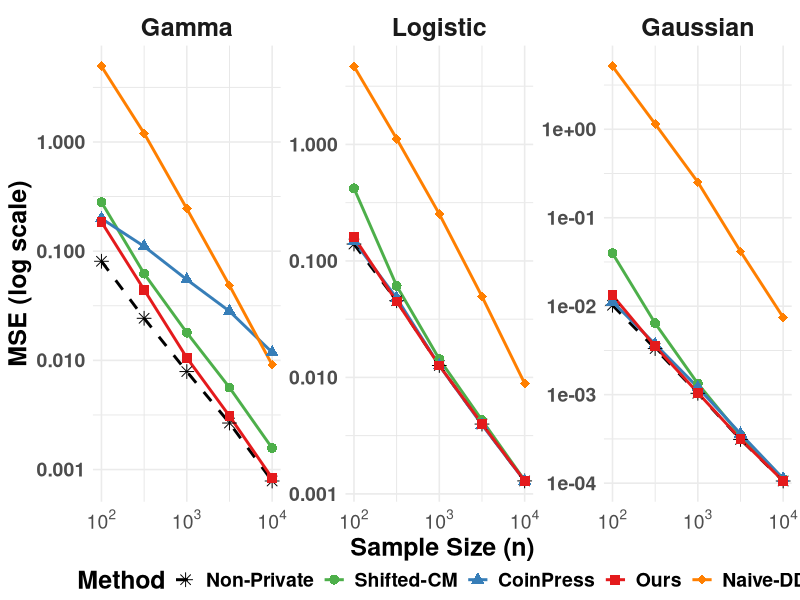
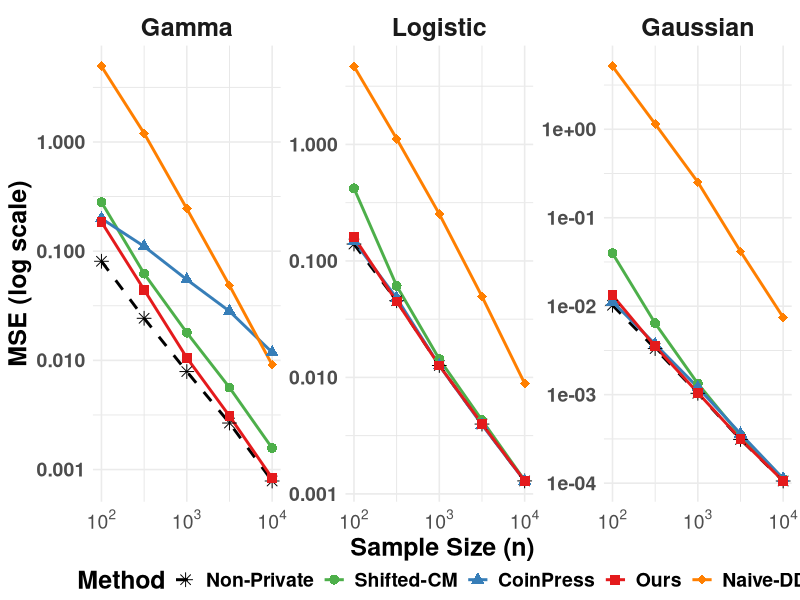

R code for these plots, in order:
# Comprehensive Comparison of Five Private Mean Estimation Methods
# Under GDP on One-Dimensional Data with Varying Sample Sizes
# 
# Methods compared:
# 0. Non-Private (Sample Mean) - Baseline
# 1. Shifted-Clipped-Mean (GDP) - Instance-optimal from Huang et al.
# 2. CoinPress (MVMRec_GDP) - Iterative confidence ball refinement
# 3. DP-MeanEst - Adaptive quantile-based method
# 4. Naive Data-Dependent - Simple baseline
#
# Test distributions: Gamma, Logistic, Gaussian
# Metric: Mean Squared Error (MSE)
# Sample sizes: 10^2, 10^2.5, 10^3, 10^3.5, 10^4

library(MASS)
library(ggplot2)

# ============================================================================
# LOAD ALL METHODS (same as before)
# ============================================================================

# --- Shifted-Clipped-Mean GDP (1D simplified version) ---
simple_clipped_mean_1d_gdp <- function(D, C, mu) {
  n <- length(D)
  D_clipped <- pmax(pmin(D, C), -C)
  empirical_mean <- mean(D_clipped)
  noise_scale <- (2 * C / n) / mu
  noise <- rnorm(1, mean = 0, sd = noise_scale)
  return(empirical_mean + noise)
}

simple_quantile_gdp <- function(D, q, mu) {
  n <- length(D)
  D_sorted <- sort(D)
  m <- ceiling(n * q)
  m <- max(1, min(m, n))
  empirical_q <- D_sorted[m]
  data_range <- diff(range(D))
  sensitivity <- data_range / sqrt(n)
  noise_scale <- sensitivity / mu
  noise <- rnorm(1, mean = 0, sd = noise_scale)
  return(empirical_q + noise)
}

shifted_clipped_mean_1d_simple <- function(D, mu, beta = 0.05) {
  n <- length(D)
  if (n < 10) stop("Need at least 10 samples")
  
  mu_shift <- mu / 3
  mu_clip <- mu / 3
  mu_mean <- mu / 3
  
  median_est <- simple_quantile_gdp(D, 0.5, mu_shift)
  D_shifted <- D - median_est
  abs_shifted <- abs(D_shifted)
  quantile_level <- 1 - 1/sqrt(n * mu_clip)
  quantile_level <- max(0.5, min(0.99, quantile_level))
  
  C <- simple_quantile_gdp(abs_shifted, quantile_level, mu_clip)
  C <- max(abs(C), 0.1)
  
  mean_shifted <- simple_clipped_mean_1d_gdp(D_shifted, C, mu_mean)
  result <- mean_shifted + median_est
  
  return(result)
}

shifted_clipped_mean_1d_gaussian_simple <- function(D, mu, sigma_guess = NULL, beta = 0.05) {
  n <- length(D)
  if (n < 10) stop("Need at least 10 samples")
  
  if (is.null(sigma_guess)) {
    sigma_guess <- mad(D, constant = 1.4826)
  }
  
  k <- sqrt(log(n))
  mu_center <- mu / 3
  mu_clip <- mu / 3
  mu_mean <- mu / 3
  
  center_est <- simple_quantile_gdp(D, 0.5, mu_center)
  D_shifted <- D - center_est
  C <- 3 * sigma_guess + k / sqrt(mu_clip)
  mean_shifted <- simple_clipped_mean_1d_gdp(D_shifted, C, mu_mean)
  result <- mean_shifted + center_est
  
  return(result)
}

# --- CoinPress GDP (Corrected Version) ---
# Helper: Gaussian mechanism
gaussian_mechanism <- function(value, sensitivity, epsilon) {
  # For GDP: noise std = sensitivity / epsilon
  noise_std <- sensitivity / epsilon
  noise <- rnorm(1, mean = 0, sd = noise_std)
  return(value + noise)
}

# Core iterative mean estimation
coinpress.multivariate_mean_iterative <- function(X, c, r, t, rho) {
  if (is.vector(X)) {
    X <- matrix(X, ncol = 1)
  }
  n <- nrow(X)
  d <- ncol(X)
  current_mean <- c
  current_radius <- r
  
  for (i in 1:t) {
    # Center data around current mean
    X_centered <- sweep(X, 2, current_mean, "-")
    
    # Compute norms and clip to current radius
    norms <- sqrt(rowSums(X_centered^2))
    scale_factors <- pmin(1, current_radius / pmax(norms, 1e-10))
    X_clipped <- sweep(X_centered, 1, scale_factors, "*")
    X_clipped <- sweep(X_clipped, 2, current_mean, "+")
    
    # Add noise to mean
    sensitivity <- 2 * current_radius / n
    noisy_mean <- colMeans(X_clipped)
    for (j in 1:d) {
      noisy_mean[j] <- gaussian_mechanism(noisy_mean[j], sensitivity, rho[i])
    }
    
    current_mean <- noisy_mean
    
    # Update radius for next iteration
    if (i < t) {
      current_radius <- current_radius * sqrt(log(n) / n)
    }
  }
  
  return(current_mean)
}

# Main CoinPress mean estimation function
coinpress.meanEst <- function(D, epsilon, budget_split = c(0.1, 0.9), radius = NULL) {
  # CORRECTED: For GDP, epsilon_total^2 = epsilon_1^2 + epsilon_2^2 + ...
  # So if budget_split = c(0.25, 0.75), then:
  # epsilon_1 = sqrt(0.25) * epsilon
  # epsilon_2 = sqrt(0.75) * epsilon
  # Check: epsilon_1^2 + epsilon_2^2 = 0.25*epsilon^2 + 0.75*epsilon^2 = epsilon^2 ✓
  
  if (is.vector(D)) {
    D <- matrix(D, ncol = 1)
  }
  n <- nrow(D)
  d <- ncol(D)
  
  if (is.null(radius)) {
    radius <- 10 * sqrt(d)
  }
  center <- rep(0, d)
  
  # Normalize budget_split to sum to 1
  budget_split <- budget_split / sum(budget_split)
  
  # For GDP: rho[i] = sqrt(budget_split[i]) * epsilon
  rho <- sqrt(budget_split) * epsilon
  
  result <- coinpress.multivariate_mean_iterative(D, center, radius, length(rho), rho)
  if (d == 1) {
    return(as.numeric(result))
  }
  return(result)
}

# --- DP-MeanEst ---
dp.quantile <- function(D, q, epsilon, alpha, a, b, T) {
  if (epsilon <= 0) stop("Privacy budget epsilon must be positive")
  if (alpha <= 2) stop("order must be larger than 2")
  if (q <= 0 || q >= 1) stop("Quantile q must be numeric in (0,1)")
  
  x <- sort(D)
  n <- length(x)
  left <- a
  right <- b
  Z <- rnorm(T, mean = 0, sd = sqrt(T) / epsilon)
  mid <- (left + right) / 2
  
  for (t in 1:T) {
    true_count <- sum(x >= a & x <= mid)
    noisy_count <- true_count + Z[t]
    if (noisy_count < n * q) {
      left <- mid
    } else {
      right <- mid
    }
    mid <- (left + right) / 2
  }
  return(mid)
}

dp.quantile.forTesting <- function(D, q, epsilon, alpha, l_m, u_m, u_s) {
  x <- sort(D)
  n <- length(x)
  if (u_s <= 0) stop("scale must be positive")
  if (u_m - l_m <= 0) stop("search range must be positive")
  
  if (l_m == -Inf) {
    a <- -10*(log(n))^2 - 10
  } else {
    a <- l_m
  }
  
  if (u_m == Inf) {
    b <- 10*(log(n))^2 + 10
  } else {
    b <- u_m
  }
  
  T <- ceiling(log2((b - a) * n^alpha))
  
  if (is.character(q)) {
    q <- tolower(q)
    tau <- min(sqrt(2 * T * log(T / n^(2-alpha))) / epsilon, n/4 - 1)
    if (q == "lower") {
      q <- (tau + 2) / n
    } else if (q == "upper") {
      q <- 1 - ((tau + 1) / n)
    } else {
      stop("If q is character, it must be 'lower' or 'upper'")
    }
  }
  
  if (T < 1) stop("Number of steps T must be naturals")
  if (!is.numeric(q) || q <= 0 || q >= 1) {
    stop("Quantile q must be numeric in (0,1) or 'lower'/'upper'")
  }
  
  dp.quantile(D, q, epsilon, alpha, a, b, T)
}

dp.meanEst <- function(D, dp_info) {
  n <- length(D)
  ep_lowerQuantile <- dp_info$epsilon / log(n)^(1/4)
  ep_upperQuantile <- dp_info$epsilon / log(n)^(1/4)
  ep_meanEst <- dp_info$epsilon * sqrt(1 - 2 / log(n)^(1/2))
  
  dp_lowerQ = 0
  dp_upperQ = 0
  while (dp_lowerQ >= dp_upperQ) {
    dp_lowerQ <- dp.quantile.forTesting(D, dp_info$q[1], ep_lowerQuantile, dp_info$alpha, 
                                        dp_info$l_m, dp_info$u_m, dp_info$u_s)
    dp_upperQ <- dp.quantile.forTesting(D, dp_info$q[2], ep_upperQuantile, dp_info$alpha,
                                        dp_info$l_m, dp_info$u_m, dp_info$u_s)
  }
  
  data_clamped <- pmax(pmin(D, dp_upperQ), dp_lowerQ)
  z_noise <- rnorm(1, mean = 0, sd = (dp_upperQ - dp_lowerQ) / (n * ep_meanEst))
  return(mean(data_clamped) + z_noise)
}

# --- Naive Baseline ---
naive.datadep.mean <- function(D, epsilon) {
  n <- length(D)
  lower <- -10*(log(n))^2 - 10
  upper <- 10*(log(n))^2 + 10
  data_clamped <- pmax(pmin(D, upper), lower)
  sensitivity <- (upper - lower) / n
  z_noise <- rnorm(1, mean = 0, sd = sensitivity / epsilon)
  return(mean(data_clamped) + z_noise)
}

# ============================================================================
# WRAPPER FUNCTIONS
# ============================================================================

shifted_clipped_mean_1d <- function(D, mu, beta = 0.05) {
  result <- shifted_clipped_mean_1d_simple(D, mu, beta)
  return(as.numeric(result))
}

shifted_clipped_mean_1d_gaussian <- function(D, mu, R, sigma_min, sigma_max, beta = 0.05) {
  result <- shifted_clipped_mean_1d_gaussian_simple(D, mu, sigma_guess = sigma_min * 2, beta)
  return(as.numeric(result))
}

coinpress_1d <- function(D, mu_gdp, budget_split = c(0.1, 0.9), radius = NULL) {
  # D is 1D vector, mu_gdp is the GDP parameter (equivalent to epsilon in your notation)
  if (is.null(radius)) {
    # Use data-dependent radius
    data_range <- diff(range(D))
    radius <- max(10, data_range / 2)
  }
  
  result <- coinpress.meanEst(D, epsilon = mu_gdp, budget_split = budget_split, radius = radius)
  return(as.numeric(result))
}

dp_meanest_wrapper <- function(D, mu, alpha = 3) {
  epsilon <- mu 
  dp_info <- list(
    epsilon = epsilon,
    alpha = alpha,
    q = c("lower", "upper"),
    l_m = -Inf,
    u_m = Inf,
    u_s = 10
  )
  
  return(dp.meanEst(D, dp_info))
}

naive_wrapper <- function(D, mu) {
  epsilon <- mu
  return(naive.datadep.mean(D, epsilon))
}

# ============================================================================
# DATA GENERATION FUNCTIONS
# ============================================================================

generate_gamma_data <- function(n, shape = 2, rate = 0.5) {
  data <- rgamma(n, shape = shape, rate = rate)
  true_mean <- shape / rate
  return(list(data = data, true_mean = true_mean, 
              params = list(shape = shape, rate = rate)))
}

generate_logistic_data <- function(n, location = 5, scale = 2) {
  data <- rlogis(n, location = location, scale = scale)
  true_mean <- location
  return(list(data = data, true_mean = true_mean,
              params = list(location = location, scale = scale)))
}

generate_gaussian_data <- function(n, mean = 3, sd = 1) {
  data <- rnorm(n, mean = mean, sd = sd)
  true_mean <- mean
  return(list(data = data, true_mean = true_mean,
              params = list(mean = mean, sd = sd)))
}

# ============================================================================
# COMPARISON FRAMEWORK WITH VARYING SAMPLE SIZES
# ============================================================================

#' Run all four methods on a specific sample size and distribution
#' @param n sample size
#' @param params distribution parameters
#' @param mu_gdp GDP parameter
#' @param distribution_type "gamma", "logistic", or "gaussian"
#' @param n_trials number of independent trials
#' @return data frame with MSE results
compare_methods_single_n <- function(n, params, mu_gdp, distribution_type, n_trials = 50) {
  
  # Storage for squared errors
  se_shifted <- numeric(n_trials)
  se_coinpress <- numeric(n_trials)
  se_dpmeanest <- numeric(n_trials)
  se_naive <- numeric(n_trials)
  se_nonprivate <- numeric(n_trials)
  
  # Run trials
  for (trial in 1:n_trials) {
    
    # Generate fresh data for each trial
    if (distribution_type == "gamma") {
      data_obj <- generate_gamma_data(n, params$shape, params$rate)
    } else if (distribution_type == "logistic") {
      data_obj <- generate_logistic_data(n, params$location, params$scale)
    } else if (distribution_type == "gaussian") {
      data_obj <- generate_gaussian_data(n, params$mean, params$sd)
    }
    
    D <- data_obj$data
    true_mean <- data_obj$true_mean
    
    # Method 0: Non-private (baseline)
    tryCatch({
      est0 <- mean(D)
      se_nonprivate[trial] <- (est0 - true_mean)^2
    }, error = function(e) {
      se_nonprivate[trial] <- NA
    })
    
    # Method 1: Shifted-Clipped-Mean GDP
    tryCatch({
      if (distribution_type == "gaussian") {
        sigma <- params$sd
        R <- abs(true_mean) + 5 * sigma
        sigma_min <- sigma * 0.5
        sigma_max <- sigma * 2
        est1 <- shifted_clipped_mean_1d_gaussian(D, mu_gdp, R, sigma_min, sigma_max)
      } else {
        est1 <- shifted_clipped_mean_1d(D, mu_gdp)
      }
      se_shifted[trial] <- (est1 - true_mean)^2
    }, error = function(e) {
      se_shifted[trial] <- NA
    })
    
    # Method 2: CoinPress GDP
    tryCatch({
      # Use data-dependent radius
      data_range <- diff(range(D))
      radius <- max(10, data_range / 2)
      
      est2 <- coinpress_1d(D, mu_gdp, budget_split = c(0.1, 0.9), radius = radius)
      se_coinpress[trial] <- (est2 - true_mean)^2
    }, error = function(e) {
      se_coinpress[trial] <- NA
    })
    
    # Method 3: DP-MeanEst
    tryCatch({
      est3 <- dp_meanest_wrapper(D, mu_gdp)
      se_dpmeanest[trial] <- (est3 - true_mean)^2
    }, error = function(e) {
      se_dpmeanest[trial] <- NA
    })
    
    # Method 4: Naive Baseline
    tryCatch({
      est4 <- naive_wrapper(D, mu_gdp)
      se_naive[trial] <- (est4 - true_mean)^2
    }, error = function(e) {
      se_naive[trial] <- NA
    })
  }
  
  # Compute MSE for each method
  results <- data.frame(
    n = n,
    distribution = distribution_type,
    method = c("Non-Private", "Shifted-CM-GDP", "CoinPress-GDP", "DP-MeanEst", "Naive-DD"),
    mse = c(
      mean(se_nonprivate, na.rm = TRUE),
      mean(se_shifted, na.rm = TRUE),
      mean(se_coinpress, na.rm = TRUE),
      mean(se_dpmeanest, na.rm = TRUE),
      mean(se_naive, na.rm = TRUE)
    ),
    stringsAsFactors = FALSE
  )
  
  return(results)
}

# ============================================================================
# MAIN COMPARISON EXPERIMENT
# ============================================================================

run_full_comparison_varying_n <- function() {
  
  cat("\n")
  cat("========================================================================\n")
  cat("  COMPREHENSIVE COMPARISON WITH VARYING SAMPLE SIZES\n")
  cat("  Four Private Mean Estimation Methods Under GDP\n")
  cat("  Metric: Mean Squared Error (MSE)\n")
  cat("========================================================================\n")
  
  # Parameters
  mu_gdp <- 2.0        # GDP parameter
  n_trials <- 1000     # Number of trials per (n, distribution) combination
  
  # Sample sizes: 10^2, 10^2.5, 10^3, 10^3.5, 10^4
  n_values <- round(10^seq(2, 4, by = 0.5))
  
  cat("\nSample sizes to test:", paste(n_values, collapse = ", "), "\n")
  cat("Number of trials per configuration:", n_trials, "\n")
  cat("GDP parameter mu:", mu_gdp, "\n\n")
  
  # Set seed for reproducibility
  set.seed(234)
  
  # Define distributions
  distributions <- list(
    gamma = list(name = "Gamma", params = list(shape = 2, rate = 0.5)),
    logistic = list(name = "Logistic", params = list(location = 5, scale = 2)),
    gaussian = list(name = "Gaussian", params = list(mean = 3, sd = 1))
  )
  
  # Storage for all results
  all_results <- data.frame()
  
  # Run experiments
  for (dist_name in names(distributions)) {
    dist_config <- distributions[[dist_name]]
    
    cat("\n", rep("=", 70), "\n", sep = "")
    cat("DISTRIBUTION:", toupper(dist_config$name), "\n")
    cat(rep("=", 70), "\n", sep = "")
    
    for (n in n_values) {
      cat(sprintf("  Running n = %d...", n))
      
      results <- compare_methods_single_n(
        n = n,
        params = dist_config$params,
        mu_gdp = mu_gdp,
        distribution_type = dist_name,
        n_trials = n_trials
      )
      
      all_results <- rbind(all_results, results)
      cat(" Done\n")
    }
    
    # Print summary table for this distribution
    cat("\n--- Summary Table (", dist_config$name, ") ---\n", sep = "")
    dist_results <- all_results[all_results$distribution == dist_name, ]
    
    # Reshape for better display
    summary_table <- reshape(dist_results[, c("n", "method", "mse")],
                             idvar = "n", timevar = "method", direction = "wide")
    colnames(summary_table) <- c("n", "Non-Private", "Shifted-CM-GDP", "CoinPress-GDP", 
                                 "DP-MeanEst", "Naive-DD")
    
    # Round for display
    summary_table[, -1] <- round(summary_table[, -1], 6)
    
    print(summary_table, row.names = FALSE)
    cat("\n")
  }
  
  return(all_results)
}

# ============================================================================
# VISUALIZATION
# ============================================================================

create_comparison_plot <- function(results) {
  
  # Rename distribution for better display
  results$Distribution <- factor(results$distribution,
                                 levels = c("gamma", "logistic", "gaussian"),
                                 labels = c("Gamma", "Logistic", "Gaussian"))
  
  # Rename methods for better display in legend
  results$method_display <- factor(results$method,
                                   levels = c("Non-Private", "Shifted-CM-GDP", "CoinPress-GDP", 
                                              "DP-MeanEst", "Naive-DD"),
                                   labels = c("Non-Private", "Shifted-CM", "CoinPress", 
                                              "Ours", "Naive-DD"))
  
  # Create the plot
  p <- ggplot(results, aes(x = n, y = mse, color = method_display, shape = method_display)) +
    geom_line(aes(linetype = method_display), size = 1) +
    geom_point(size = 3) +
    facet_wrap(~ Distribution, scales = "free_y", ncol = 3) +
    scale_x_log10(
      breaks = c(100, 1000, 10000),
      labels = c(expression(10^2), expression(10^3), expression(10^4)),
      limits = c(100, 10000)
    ) +
    scale_y_log10() +
    labs(
      x = "Sample Size (n)",
      y = "MSE (log scale)",
      color = "Method",
      shape = "Method",
      linetype = "Method",
      #title = "Comparison of Private Mean Estimation Methods (GDP)",
      #subtitle = "Mean Squared Error across different sample sizes and distributions"
    ) +
    scale_color_manual(
      values = c(
        "Non-Private" = "#000000",      # Black
        "Shifted-CM" = "#4DAF4A",       # Green
        "CoinPress" = "#377EB8",        # Blue
        "Ours" = "#E41A1C",             # Red
        "Naive-DD" = "#FF7F00"     # Orange
      )
    ) +
    scale_shape_manual(
      values = c(
        "Non-Private" = 8,        # Star/asterisk
        "Shifted-CM" = 16,        # Filled circle
        "CoinPress" = 17,         # Filled triangle
        "Ours" = 15,              # Filled square
        "Naive-DD" = 18      # Filled diamond
      )
    ) +
    scale_linetype_manual(
      values = c(
        "Non-Private" = "dashed",
        "Shifted-CM" = "solid",
        "CoinPress" = "solid",
        "Ours" = "solid",
        "Naive-DD" = "solid"
      )
    ) +
    theme_minimal(base_size = 12) +
    theme(
      legend.position = "bottom",
      legend.box.margin = margin(t = -3),
      legend.margin = margin(t = 0),
      legend.box.spacing = unit(0.5, "lines"),
      
      legend.title = element_text(size = 18, face = "bold"),
      legend.text = element_text(size = 14, face = "bold"),
      strip.text = element_text(face = "bold", size = 18),
      axis.text.x = element_text(angle = 0, hjust = 0.5, size = 14, face = "bold"),
      axis.text.y = element_text(size = 14, face = "bold"),
      axis.title = element_text(size = 18, face = "bold"),
      plot.title = element_text(size = 18, face = "bold", hjust = 0.5),
      plot.subtitle = element_text(size = 14, hjust = 0.5, face = "bold"),
      panel.grid.minor = element_line(color = "gray90", size = 0.3),
    )
  
  return(p)
}

# ============================================================================
# RUN EVERYTHING
# ============================================================================

# Run the full comparison
cat("\nStarting experiments...\n")
results <- run_full_comparison_varying_n()

cat("\n\n")
cat("========================================================================\n")
cat("  OVERALL RANKING ACROSS ALL CONFIGURATIONS\n")
cat("========================================================================\n\n")

# Compute average rank for each method across all (n, distribution) combinations
results$rank <- ave(results$mse, results$n, results$distribution, 
                    FUN = function(x) rank(x))

average_ranks <- aggregate(rank ~ method, data = results, FUN = mean)
average_ranks <- average_ranks[order(average_ranks$rank), ]

cat("Average Rank (1 = best):\n")
print(average_ranks, row.names = FALSE)

# Create and display the plot
cat("\n\nGenerating plot...\n")
p <- create_comparison_plot(results)
print(p)

# Save the plot
ggsave("mse_comparison_varying_n.png", p, width = 14, height = 5, dpi = 300)
cat("\nPlot saved as 'mse_comparison_varying_n.png'\n")

cat("\n========================================================================\n")
cat("  EXPERIMENT COMPLETE\n")
cat("========================================================================\n")

# Return results invisibly
invisible(results)
